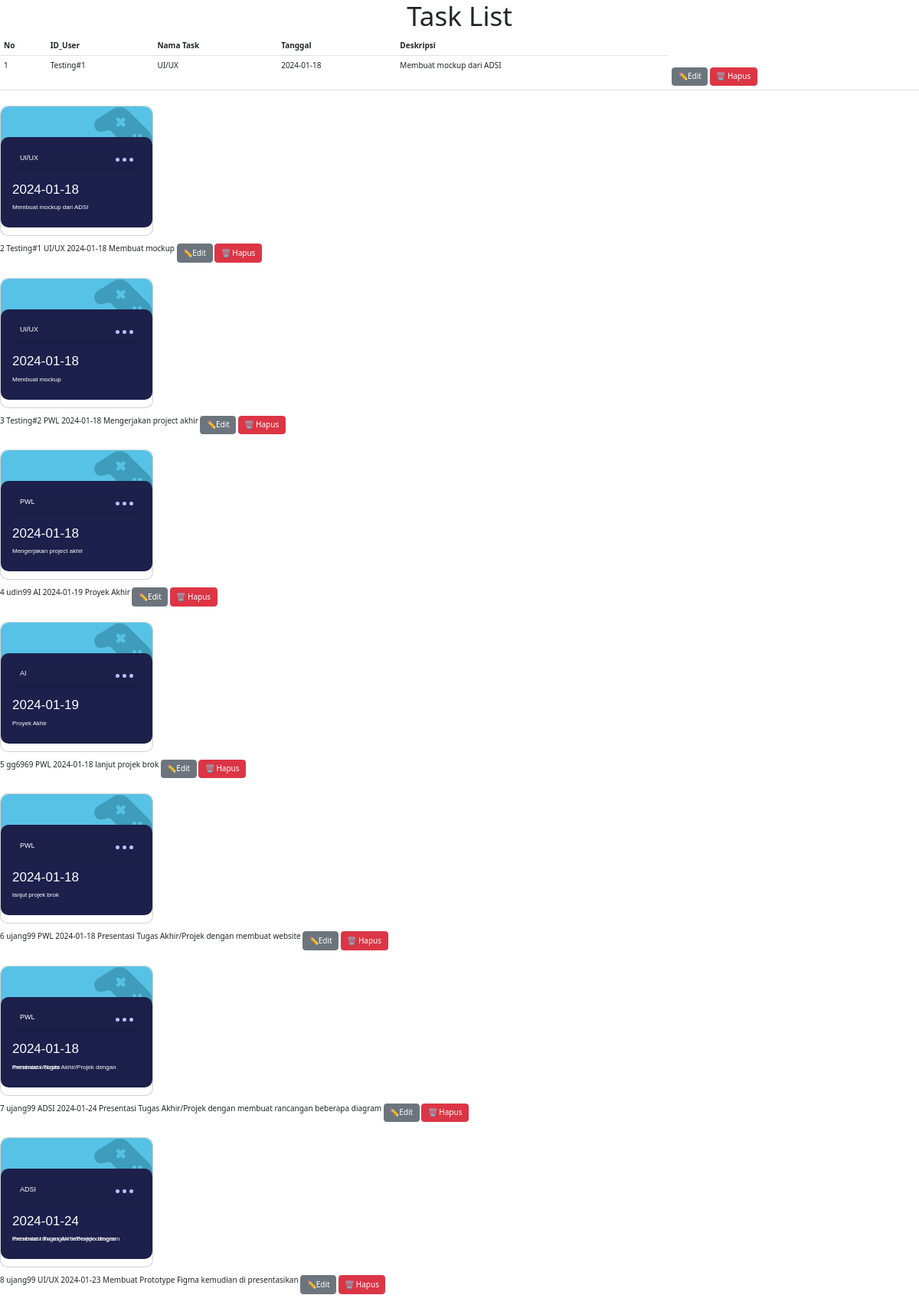
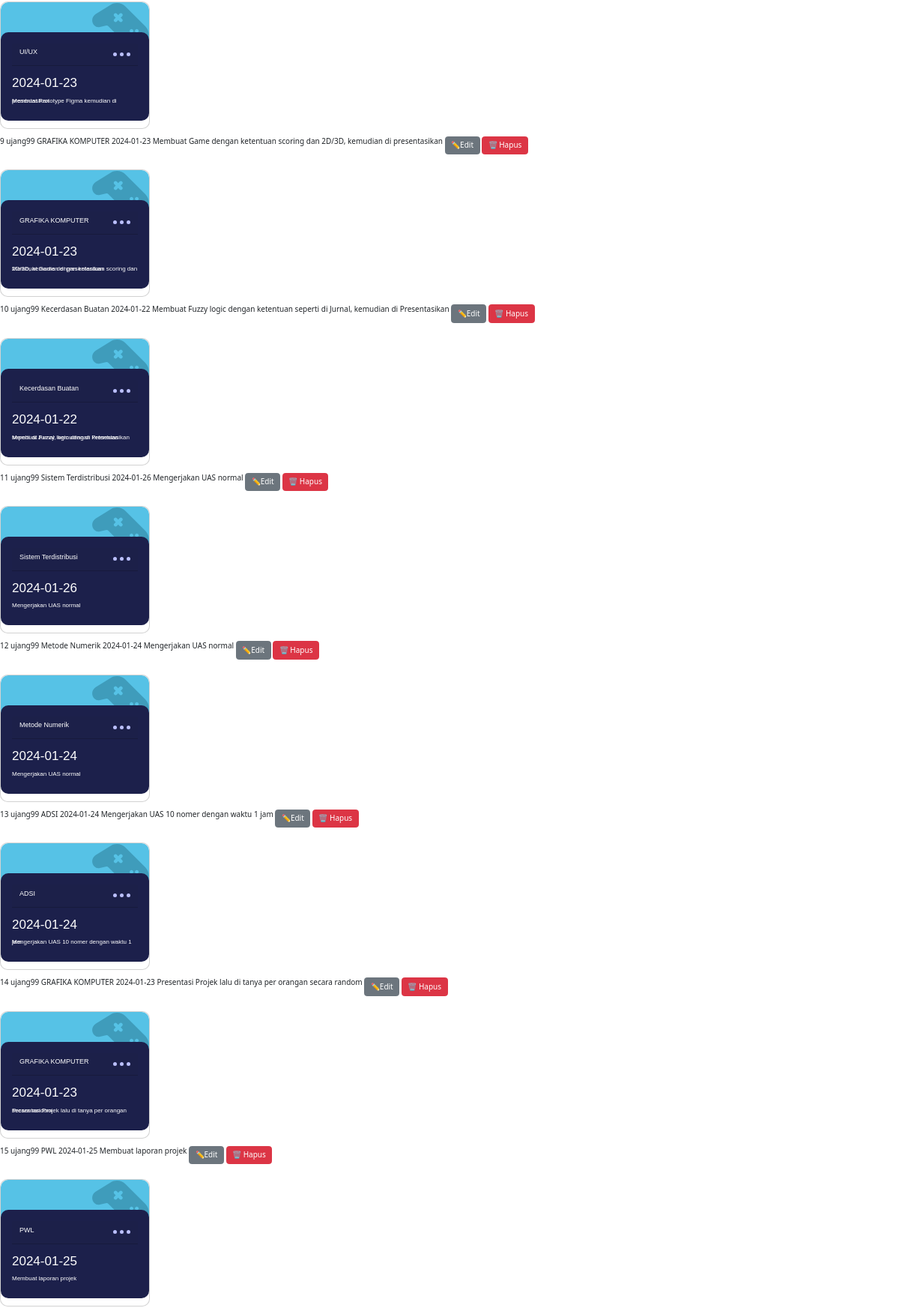
Page /show-page.php (upper part) on the committed database (2 pictures, top to bottom).
### tables this page shows
CREATE TABLE `task` (
  `task_id` int(11) NOT NULL,
  `username` varchar(11) NOT NULL,
  `task_name` varchar(100) NOT NULL,
  `date` date NOT NULL,
  `description` varchar(200) NOT NULL
);

### show-page.php (the view, shortened to what this page needs)
<!DOCTYPE html>
<html lang="en">
<head>
    <link rel="stylesheet" href="css/style-index.css">
    <link href="https://cdn.jsdelivr.net/npm/bootstrap@5.3.0-alpha3/dist/css/bootstrap.min.css" rel="stylesheet">
    <link rel="stylesheet" href="https://cdnjs.cloudflare.com/ajax/libs/font-awesome/6.4.2/css/all.min.css">
</head>
<body>
    <h2 class="text-center display-4">Task List</h2>
        <table class="table table-bordered-hover" >
        <tr>
            <th>No</th>
            <th>ID_User</th>
            <th>Nama Task</th>
            <th>Tanggal</th>
            <th>Deskripsi</th>
        </tr>
        <?php
            require("proses/koneksi.php");
            $retrieveData = mysqli_query($koneksi, "SELECT * FROM task");
            $page= (isset($_GET['page']))? (int) $_GET['page'] : 1;
            $limit = 5;
            $limitStart = ($page - 1) * $limit;
            $no = $limitStart +1;
            while ($row = mysqli_fetch_array($retrieveData)) {
        ?>
        <tr>
            <td><?php echo $no++; ?></td>
            <td><?php echo $row['username']; ?></td>
            <td><?php echo $row['task_name'] ; ?></td>
            <td><?php echo $row['date'] ; ?></td>
            <td><?php echo $row['description'] ; ?></td>
            <td>
                <a href="edit-page.php?task_id=<?php echo $row['task_id']; ?>" class="btn btn-secondary" >✏️Edit</a>
                <a href="proses/delete.php?task_id=<?php echo $row['task_id']; ?>" class="me-3 btn btn-danger" >🗑️ Hapus</a>
            </td>
        </tr>
        </table>
    <div class="card work">
        <div class="img-section">
        </div>
        <div class="card-desc">
        <div class="card-header">
        <div class="card-title"><?php echo $row['task_name']; ?></div>
        <div class="card-menu">
            <div class="dot"></div>
            <div class="dot"></div>
            <div class="dot"></div>
        </div>
        </div>
        <div class="card-time"><?php echo $row ['date'] ;?></div>
        <p class="recent"><?php echo $row ['description'];?></p>
    </div></div>
        <?php
        }
        ?>
</body>
</html>

### css/style-index.css (style rules this page uses)
:root { --main-color: #57C5B6; --second-color: #159895; --third-color: #1A5F7A; --fourth-color: #002B5B; --black: #333; --white: #fff; --light-color: #666; --border: .2rem solid var(--black); --box-shadow: 0 .5rem 1rem rgba(0, 0, 0, .1); }
* { margin: 0; padding: 0; box-sizing: border-box; outline: none; border: none; text-decoration: none; }
html { font-size: 62.5%; overflow-x: hidden; scroll-behavior: smooth; scroll-padding-top: 6rem; }
.btn { display: inline-block; margin-top: 1rem; background-color: var(--main-color); cursor: pointer; color: var(--white); font-size: 1.8rem; padding: 1rem 3rem; border-radius: 10px; }

### show-page.php (style rules this page uses)
.card { margin-top: 20px; --primary-clr: #1C204B; --dot-clr: #BBC0FF; --play: hsl(195, 74%, 62%); width: 200px; height: 170px; border-radius: 10px; }
.card { font-family: "Arial"; color: #fff; display: grid; cursor: pointer; grid-template-rows: 50px 1fr; }
.card-desc { border-radius: 10px; padding: 15px; position: relative; top: -10px; display: grid; gap: 10px; background: var(--primary-clr); }
.card-time { font-size: 1.7em; font-weight: 500; }
.img-section { transition: 0.2s cubic-bezier(0.25, 0.46, 0.45, 0.94); border-top-left-radius: 10px; border-top-right-radius: 10px; background: hsl(195, 74%, 62%); }
.card-header { display: flex; align-items: center; width: 100%; }
.card-title { flex: 1; font-size: 0.9em; font-weight: 500; }
.card-menu { display: flex; gap: 4px; margin-inline: auto; }
.card svg { float: right; max-width: 100%; max-height: 100%; }
.card .dot { width: 5px; height: 5px; border-radius: 50%; background: var(--dot-clr); }
.card .recent { line-height: 0; font-size: 0.8em; }

### rows in the picture
task: username "Testing#1", task_name "UI/UX", date "2024-01-18", description "Membuat mockup dari ADSI"
task: username "Testing#1", task_name "UI/UX", date "2024-01-18", description "Membuat mockup"
task: username "Testing#2", task_name "PWL", date "2024-01-18", description "Mengerjakan project akhir"
task: username "udin99", task_name "AI", date "2024-01-19", description "Proyek Akhir"
task: username "gg6969", task_name "PWL", date "2024-01-18", description "lanjut projek brok"
task: username "ujang99", task_name "PWL", date "2024-01-18", description "Presentasi Tugas Akhir/Projek dengan membuat website"
task: username "ujang99", task_name "ADSI", date "2024-01-24", description "Presentasi Tugas Akhir/Projek dengan membuat rancangan beberapa diagram"
task: username "ujang99", task_name "UI/UX", date "2024-01-23", description "Membuat Prototype Figma kemudian di presentasikan"
task: username "ujang99", task_name "GRAFIKA KOMPUTER", date "2024-01-23", description "Membuat Game dengan ketentuan scoring dan 2D/3D, kemudian di presentasikan"
task: username "ujang99", task_name "Kecerdasan Buatan", date "2024-01-22", description "Membuat Fuzzy logic dengan ketentuan seperti di Jurnal, kemudian di Presentasikan"
task: username "ujang99", task_name "Sistem Terdistribusi", date "2024-01-26", description "Mengerjakan UAS normal"
task: username "ujang99", task_name "Metode Numerik", date "2024-01-24", description "Mengerjakan UAS normal"
task: username "ujang99", task_name "ADSI", date "2024-01-24", description "Mengerjakan UAS 10 nomer dengan waktu 1 jam"
task: username "ujang99", task_name "GRAFIKA KOMPUTER", date "2024-01-23", description "Presentasi Projek lalu di tanya per orangan secara random"
task: username "ujang99", task_name "PWL", date "2024-01-25", description "Membuat laporan projek"
